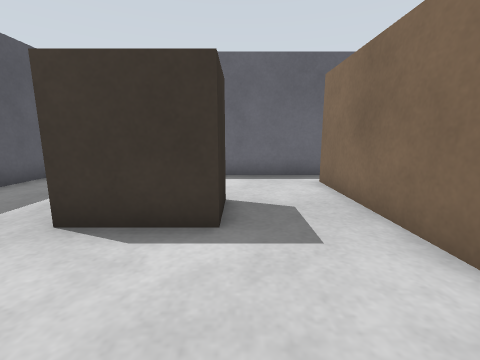
View 1 (above)

15 first-person views from a walk through a world built for the Gazebo simulator. The camera is 0.64 m above the floor, tilts 10° down and sees 90° across. The floor is counted in squares, 0.5 m on a side. Each view is taken from the middle of a square. On the plan, view 1 faces up. The plan holds only what a view shows up to about 12 squares ahead; the rest is blank. The place goes on beyond the plan. Robots are left out.

View 2
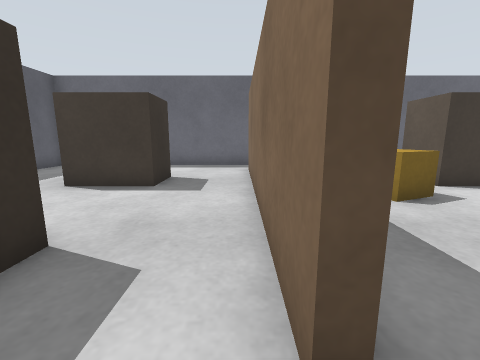

View 3
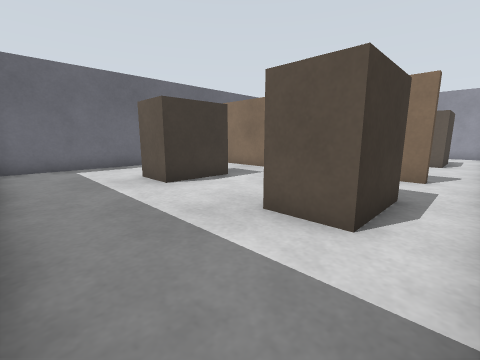

View 4
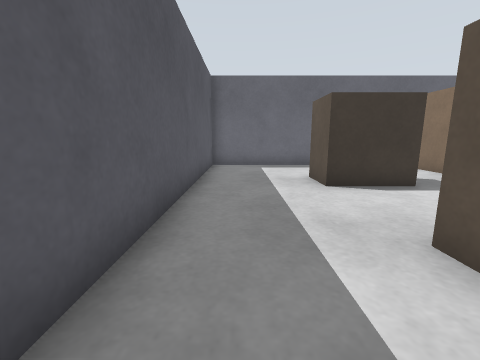

View 5
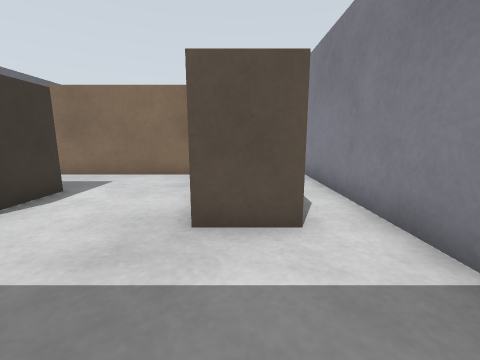

View 6
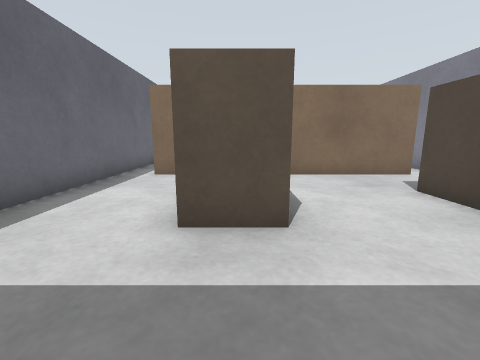

View 7
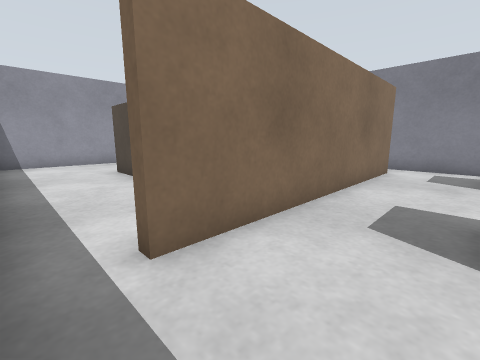

View 8
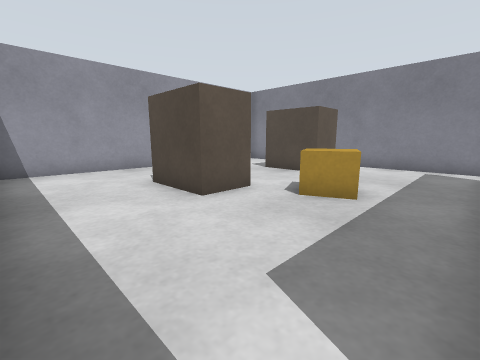

View 9
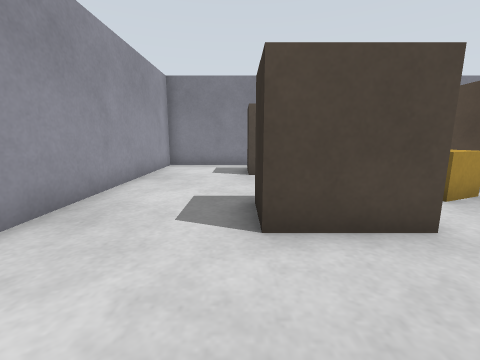

View 10
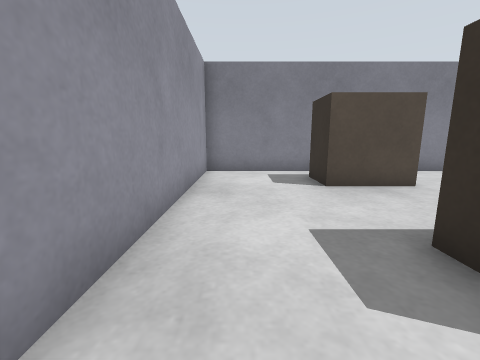

View 11
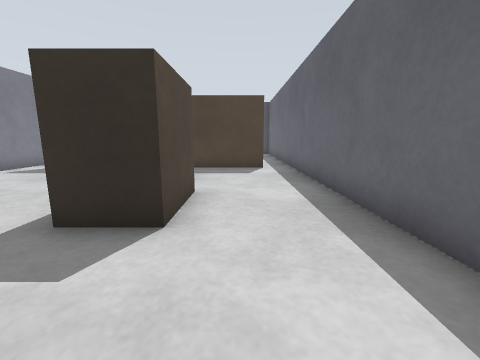

View 12
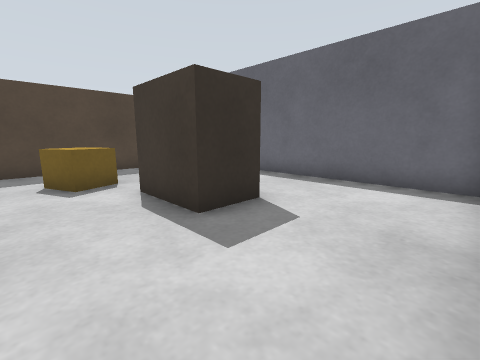

View 13
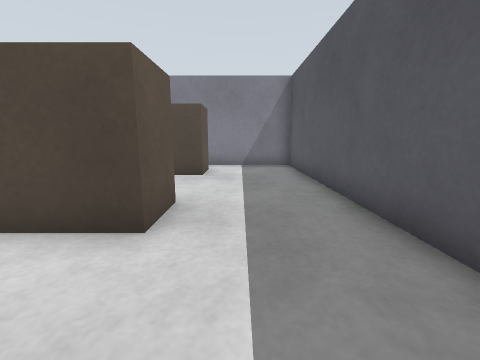

View 14
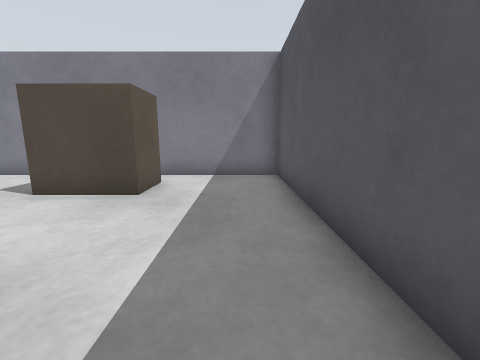

View 15
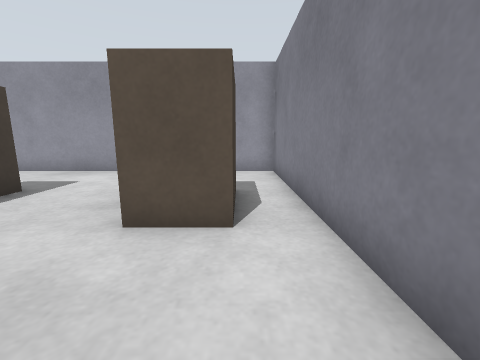

### Floor plan
Points are (right, up) in squares from view 1. A wall is a line through its corners. A room is listed if a view was taken in it or the views show most of it. See-through windows are left out.
Room 1 (views 1, 2, 3, 4, 5, 6, 7, 8, 13, 14)
walls: (2.8, -2) (2.4, -2) (2.4, 7) (2.7, 7); (3.6, 8.3) (-6.3, 8.3) (-6.3, -3.3) (3.6, -3.3)
ways out: opening at (3, -2.5) to room 2; opening at (3, 8) to room 2
objects: brown box (-2, -2) to (-1, -1); brown box (-2, 4) to (-1, 5)
Room 2 (views 9, 10, 11, 12, 15)
walls: (2.7, 7) (2.7, -0.5); (3.6, -3.3) (13.3, -3.3) (13.3, 8.3) (3.6, 8.3)
ways out: opening at (3, -2.5) to room 1; opening at (3, 8) to room 1
objects: pallet (5, 2) to (6, 3); brown box (8, -2) to (9, -1); brown box (8, 4) to (9, 5)

Where each view was taken, in squares from view 1:
view 1: 0 up, 0 right, facing up
view 2: 3 down, 2 right, facing up
view 3: 3 down, 6 left, facing up-right
view 4: 3 down, 5 left, facing up
view 5: 1 down, 6 left, facing right
view 6: 4 up, 6 left, facing right
view 7: 8 up, 0 right, facing down-right
view 8: 8 up, 3 right, facing down-right
view 9: 8 up, 10 right, facing down
view 10: 6 up, 12 right, facing down
view 11: 6 up, 13 right, facing left
view 12: 1 up, 13 right, facing up-left
view 13: 8 up, 4 left, facing down
view 14: 5 up, 5 left, facing down
view 15: 2 down, 4 right, facing right
